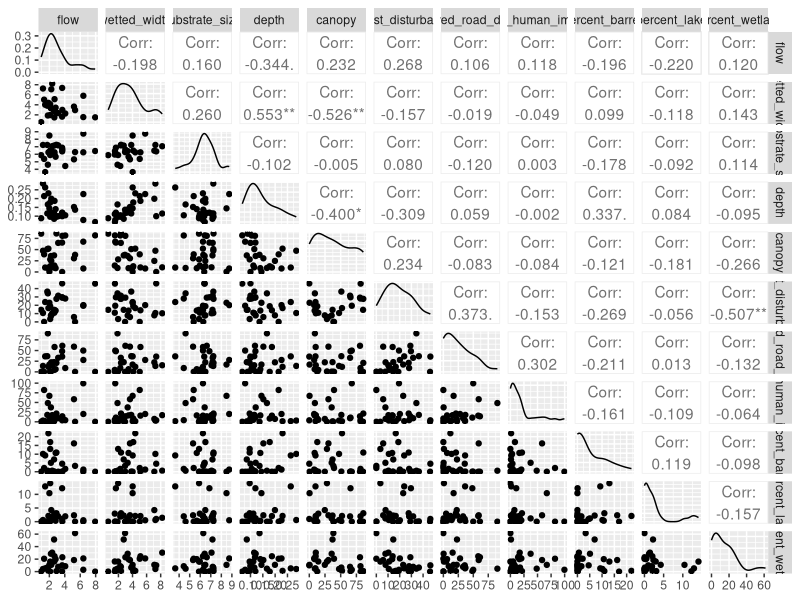

This figure's R source:
# Generate correlogram of empirical data before developing general linear 
# models for statistical analysis

# Load packages
library(GGally)
library(dplyr)
library(ggplot2)
library(svglite)

# read in data
disturbance_data <- read.csv("output/disturbance_data_large.csv") %>% 
  dplyr::select(site,
                total_disturbance,
                unpaved_road_density,
                high_human_impact,
                percent_barren,
                percent_lake,
                percent_wetland) %>%
  dplyr::rename(forest_disturbance = total_disturbance)

field_data <- read.csv("output/empirical_stream_data.csv") %>% 
  dplyr::select(site,
                flow,
                wetted_width,
                wolmanD50,
                depth,
                canopy) %>%
  dplyr::rename(substrate_size = wolmanD50)

# combine into one dataset
site_data <- field_data %>% 
  full_join(disturbance_data, by="site") %>% 
  dplyr::select(-site) 

# generate correlogram
correlogram <- ggpairs(site_data)
ggsave(file="output/disturbance_correlogram.svg", plot=correlogram, width=16, height=16)
